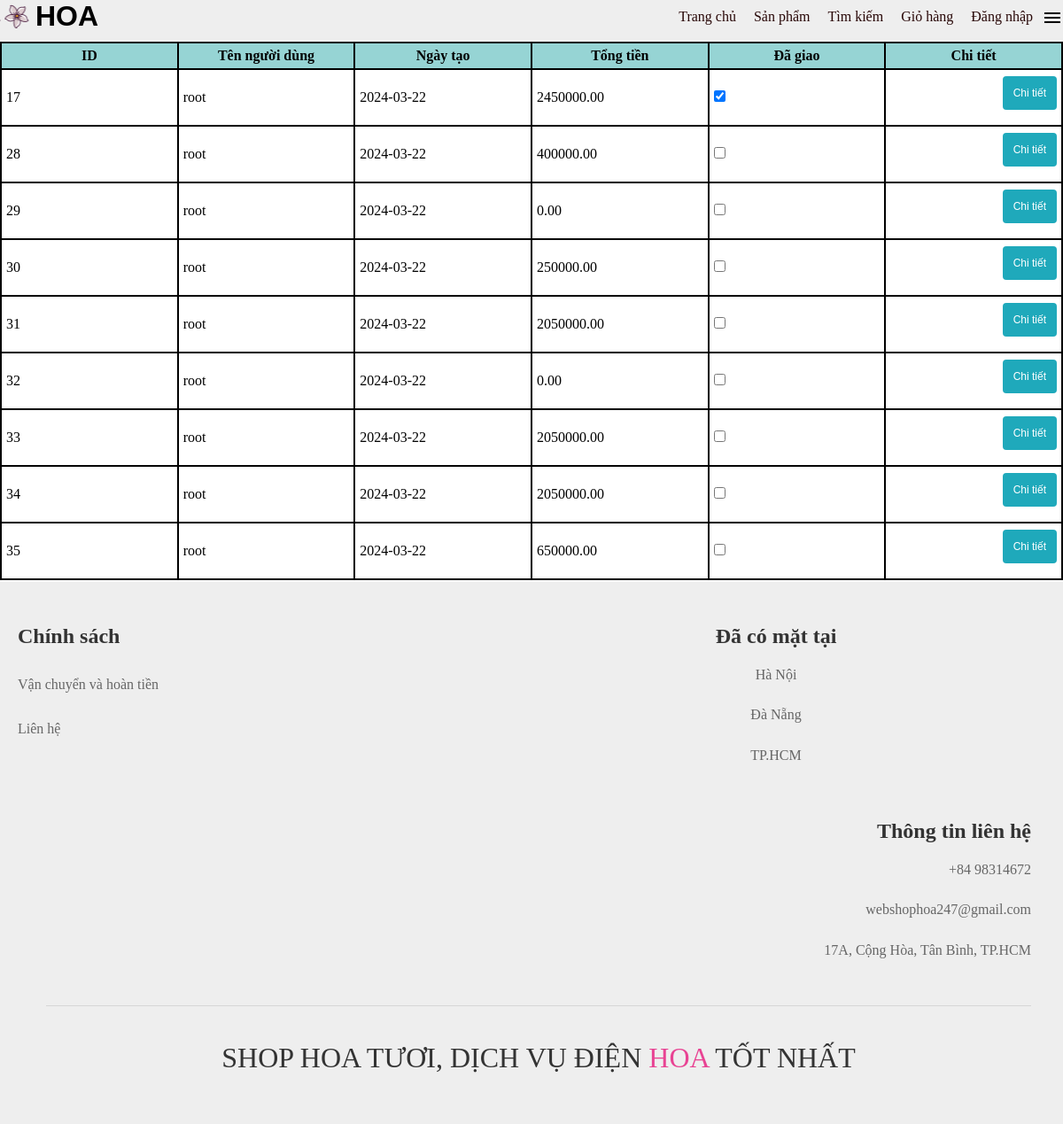
The app's page /ordermanagement.php (signed in) with its own data.
### tables this page shows
CREATE TABLE `orders` (
  `order_id` int NOT NULL,
  `user_id` int NOT NULL,
  `date_create` date DEFAULT NULL,
  `Status` tinyint(1) NOT NULL DEFAULT '0',
  `isPayed` tinyint(1) NOT NULL DEFAULT '0',
  `total` decimal(15,2) NOT NULL DEFAULT '0.00'
);

CREATE TABLE `users` (
  `id` int NOT NULL,
  `username` varchar(100) NOT NULL,
  `password` varchar(250) NOT NULL,
  `usertype` tinyint(1) NOT NULL DEFAULT '0',
  `active` tinyint(1) NOT NULL DEFAULT '0'
);

### classes/user.php (called while the page is built, shortened)
<?php
    class User{
        public function checkuser($conn, $username){
            $sql = "SELECT * FROM users WHERE username=:username";
            $stmt = $conn->prepare($sql);
            $stmt->bindParam(':username', $username, PDO::PARAM_STR);
            $stmt->execute();
            $rs = $stmt->fetchAll(PDO::FETCH_ASSOC);
            if (!empty($rs)) {
                return $rs[0]['usertype'];
            } else {
                return null;
            }
        }
}
?>

### ordermanagement.php (the view, shortened to what this page needs)
<?php
$conn = require("inc/db.php");
require "inc/header.php";
$currentUserId = isset($_SESSION['user_id']) ? $_SESSION['user_id'] : null;
$is_admin = $user->checkuser($conn, $_SESSION['name']);
if ($is_admin) {
    $sql = "SELECT orders.*, users.username FROM orders INNER JOIN users ON orders.user_id = users.id";
    $stmt = $conn->query($sql);
} else {
    $sql = "SELECT orders.*, users.username FROM orders INNER JOIN users ON orders.user_id = users.id WHERE orders.user_id = :user_id";
    $stmt = $conn->prepare($sql);
    $stmt->bindParam(":user_id", $currentUserId, PDO::PARAM_INT);
}
echo "<div class='content'>";
if (!$stmt) {
    echo "Lỗi: " . $conn->errorInfo()[2];
} else {
    if ($stmt->execute()) {
        if ($stmt->rowCount() > 0) {
            echo "<table border='1'>
                    <tr>
                        <th>ID</th>
                        <th>Tên người dùng</th>
                        <th>Ngày tạo</th>
                        <th>Tổng tiền</th>
                        <th>Đã giao</th>
                        <th>Chi tiết</th>
                    </tr>";
            while($row = $stmt->fetch(PDO::FETCH_ASSOC)) {
                echo "<tr>
                        <td>" . $row["order_id"] . "</td>
                        <td>" . $row["username"] . "</td>
                        <td>" . $row["date_create"] . "</td>
                        <td>" . $row["total"] . "</td>
                        <td><input type='checkbox' onchange='markAsStatus(this, " . $row['order_id'] . ")' " . ($row['Status'] ? 'checked' : '') . "></td>
                        <td><button class='butn' onclick='viewOrderDetails(" . $row['order_id'] . ")'>Chi tiết</button></td>
                      </tr>";
            }
            echo "</table>";
        } else {
            echo "Không có dữ liệu trong bảng `orders`";
        }
    } else {
        echo "Có lỗi xảy ra khi thực hiện truy vấn.";
    }
}
echo "</div>";
?>
<?php require "inc/footer.php"; ?>

### css/style.css (style rules this page uses)
body { margin: 0; background-color:#eee; }
.page .content { background-color: rgb(255, 255, 255); padding-top: 2px; padding-bottom: 2px; width:100%; }
table { table-layout: fixed; width: 100%; border: 2px solid black; border-collapse: collapse; border-color: rgb(154, 11, 140); padding: 5px; border-radius: 10px; }
th, td { border: 2px solid black; padding: 5px; }
th { background-color: #96D4D4; }
.butn { background-color: #1fa9bb; color: white; font-size: 12px; margin: 12px 0px 12px 12px; padding: 12px; margin-top: 2px; border-radius: 4px; cursor: pointer; float: right; transition: transform 0.3s, background-color 0.3s, color 0.3s; }

### css/style_form.css (style rules this page uses)
* { box-sizing: border-box; }

### css/home.css (style rules this page uses)
:root { --pink:#e84393; }
* { margin:0; padding:0; box-sizing: border-box; outline: none; border:none; text-decoration: none; transition: .2s linear; }
html { scroll-behavior: smooth; scroll-padding-top: 6rem; overflow-x: hidden; }

### records on screen
orders: order_id "17", user.username "root", date_create "2024-03-22", total "2450000.00", Status "☑"
orders: order_id "28", user.username "root", date_create "2024-03-22", total "400000.00"
orders: order_id "29", user.username "root", date_create "2024-03-22", total "0.00"
orders: order_id "30", user.username "root", date_create "2024-03-22", total "250000.00"
orders: order_id "31", user.username "root", date_create "2024-03-22", total "2050000.00"
orders: order_id "32", user.username "root", date_create "2024-03-22", total "0.00"
orders: order_id "33", user.username "root", date_create "2024-03-22", total "2050000.00"
orders: order_id "34", user.username "root", date_create "2024-03-22", total "2050000.00"
orders: order_id "35", user.username "root", date_create "2024-03-22", total "650000.00"
